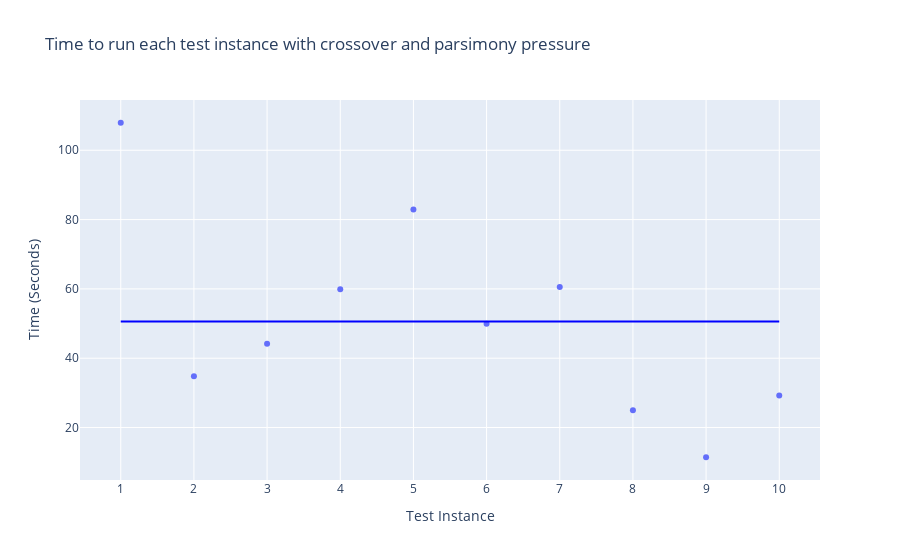

Notebook code cell kept with this figure:
### Code cell
#Time to run each test instance with crossover and parsimony pressure

data = {'Test Instance': xAxis,
        'Time (Seconds)': bestRunsTime}

df = pd.DataFrame(data)  


fig = px.scatter(df, x = "Test Instance", y="Time (Seconds)",
             title="Time to run each test instance with crossover and parsimony pressure")

fig.update_layout(
    xaxis = dict(
        tickmode = 'linear',
        tick0 = 0,
        dtick = 1
    )
)
average = sum(bestRunsTime) / len(bestRunsTime)
#fig.add_hline(average)

fig.add_shape(type='line',
                x0=1,
                y0=average,
                x1=10,
                y1=average,
                line=dict(color='Blue',),
                xref='x',
                yref='y'
)
fig.write_image('with_crossover_parsimonypressure-time.pdf')
fig.show()

### Figure 1 — Plotly figure (JSON) as saved in the notebook; plotly's stock layout.template omitted (floating-point values rounded to 4 significant figures)
{"data": [{"hovertemplate": "Test Instance=%{x}<br>Time (Seconds)=%{y}<extra></extra>", "legendgroup": "", "marker": {"color": "#636efa", "symbol": "circle"}, "mode": "markers", "name": "", "orientation": "v", "showlegend": false, "type": "scatter", "x": [1, 2, 3, 4, 5, 6, 7, 8, 9, 10], "xaxis": "x", "y": [107.9, 34.8, 44.16, 59.93, 82.93, 49.92, 60.53, 24.99, 11.43, 29.27], "yaxis": "y"}], "layout": {"legend": {"tracegroupgap": 0}, "shapes": [{"line": {"color": "Blue"}, "type": "line", "x0": 1, "x1": 10, "xref": "x", "y0": 50.59, "y1": 50.59, "yref": "y"}], "title": {"text": "Time to run each test instance with crossover and parsimony pressure"}, "xaxis": {"anchor": "y", "domain": [0, 1], "dtick": 1, "tick0": 0, "tickmode": "linear", "title": {"text": "Test Instance"}}, "yaxis": {"anchor": "x", "domain": [0, 1], "title": {"text": "Time (Seconds)"}}}}
